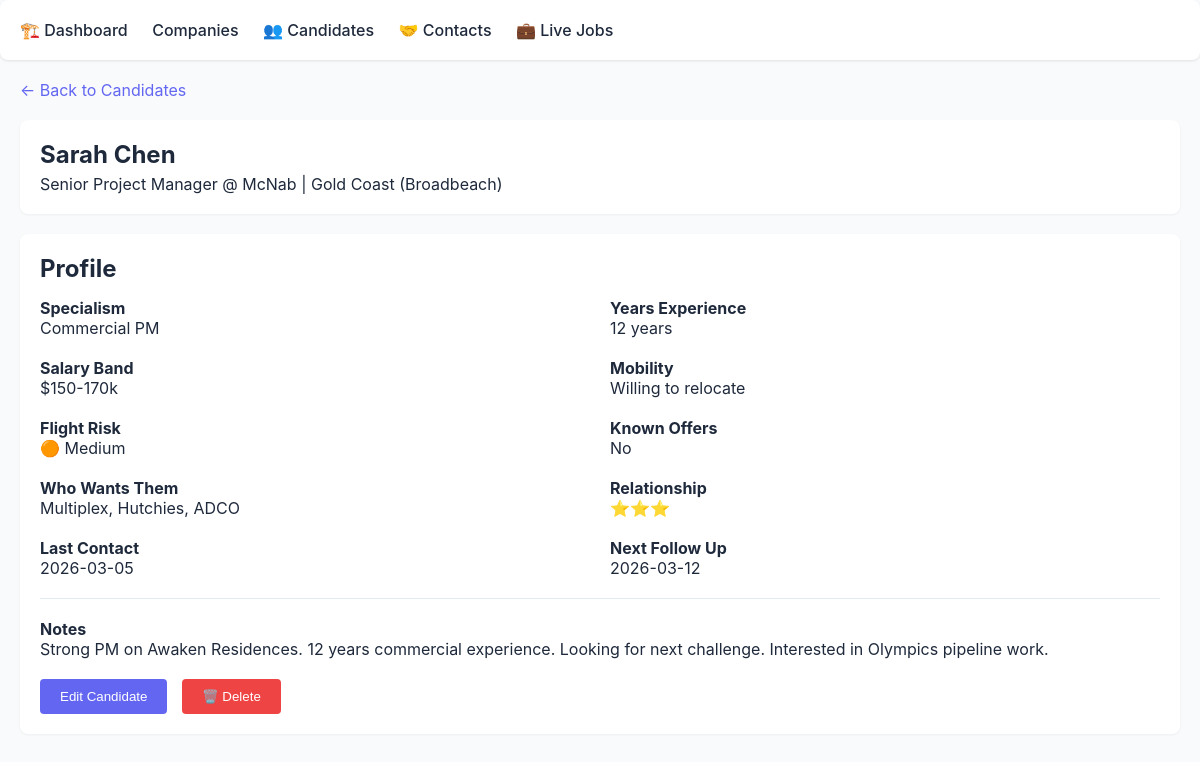
/candidate/1, run on an earlier commit of the app's database.
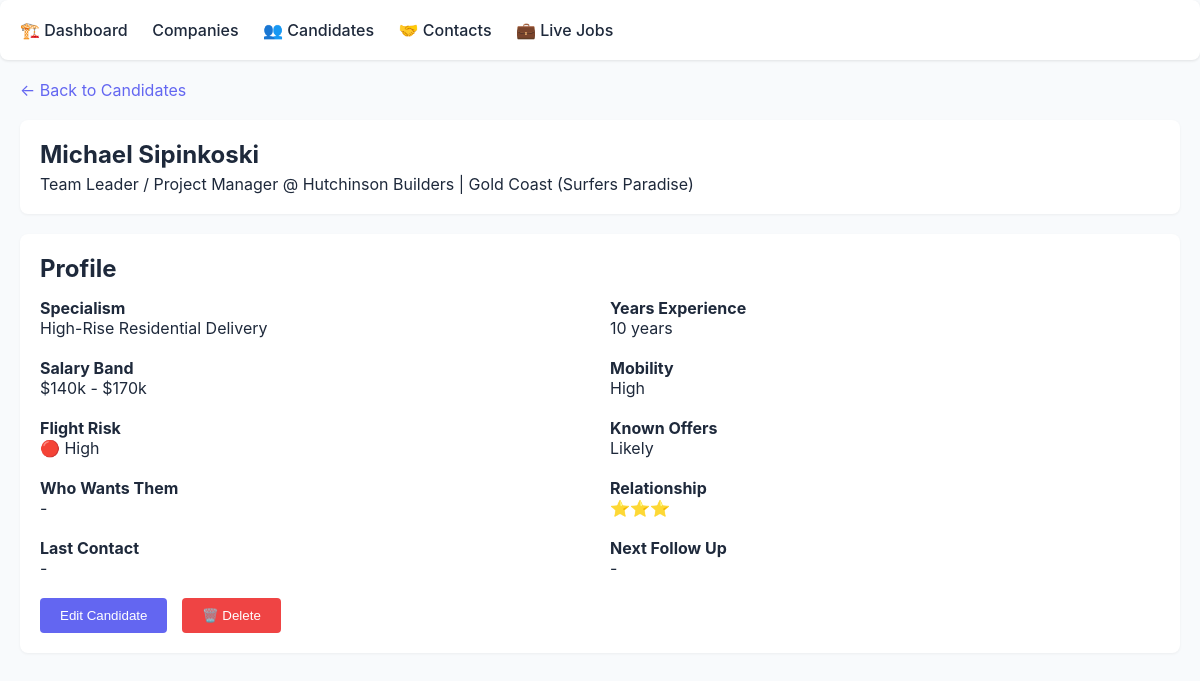
And on a later commit of the database.
### tables this page shows
CREATE TABLE candidates (
            id INTEGER PRIMARY KEY,
            name TEXT UNIQUE NOT NULL,
            current_company TEXT,
            title TEXT,
            specialism TEXT,
            years_experience INTEGER,
            salary_band TEXT,
            location TEXT,
            mobility TEXT,
            flight_risk TEXT,
            known_offers TEXT,
            who_wants_them TEXT,
            relationship_score INTEGER DEFAULT 1,
            last_contact DATE,
            next_follow_up DATE,
            notes TEXT,
            created_at TIMESTAMP DEFAULT CURRENT_TIMESTAMP,
            updated_at TIMESTAMP DEFAULT CURRENT_TIMESTAMP
        );

### app.py (the view)
@app.route('/candidate/<int:candidate_id>')
def candidate_detail(candidate_id):
    db = get_db()
    cursor = db.cursor()
    cursor.execute('SELECT * FROM candidates WHERE id = ?', (candidate_id,))
    candidate = cursor.fetchone()
    if not candidate:
        return redirect(url_for('candidates_list'))
    db.close()
    return render_template('candidate_detail.html', candidate=candidate)

### app.py (called while the page is built)
def get_db():
    db = sqlite3.connect(app.config['DATABASE'])
    db.row_factory = sqlite3.Row
    return db

### templates/candidate_detail.html (shortened to what this page needs)
{% extends "base.html" %}
{% block content %}
<div style="margin-bottom: 20px;">
  <a href="/candidates">&larr; Back to Candidates</a>
</div>
<div class="header">
  <h1>{{ candidate.name }}</h1>
  <p>{{ candidate.title }} @ {{ candidate.current_company or 'TBD' }} | {{ candidate.location }}</p>
</div>
<div style="background: white; padding: 20px; border-radius: 8px; margin-bottom: 20px; box-shadow: 0 1px 3px rgba(0,0,0,0.05);">
  <h2>Profile</h2>
  <div style="display: grid; grid-template-columns: 1fr 1fr; gap: 20px; margin-top: 15px;">
    <div>
      <h4>Specialism</h4>
      <p>{{ candidate.specialism or '-' }}</p>
    </div>
    <div>
      <h4>Years Experience</h4>
      <p>{{ candidate.years_experience or '-' }} years</p>
    </div>
    <div>
      <h4>Salary Band</h4>
      <p>{{ candidate.salary_band or '-' }}</p>
    </div>
    <div>
      <h4>Mobility</h4>
      <p>{{ candidate.mobility or '-' }}</p>
    </div>
    <div>
      <h4>Flight Risk</h4>
      <p>
        {% if candidate.flight_risk == 'High' %}
          🔴 {{ candidate.flight_risk }}
        {% elif candidate.flight_risk == 'Medium' %}
          🟠 {{ candidate.flight_risk }}
        {% else %}
          🟢 {{ candidate.flight_risk or '-' }}
        {% endif %}
      </p>
    </div>
    <div>
      <h4>Known Offers</h4>
      <p>{{ candidate.known_offers or '-' }}</p>
    </div>
    <div>
      <h4>Who Wants Them</h4>
      <p>{{ candidate.who_wants_them or '-' }}</p>
    </div>
    <div>
      <h4>Relationship</h4>
      <p>
        {% for i in range(candidate.relationship_score) %}⭐{% endfor %}
      </p>
    </div>
    <div>
      <h4>Last Contact</h4>
      <p>{{ candidate.last_contact or '-' }}</p>
    </div>
    <div>
      <h4>Next Follow Up</h4>
      <p>{{ candidate.next_follow_up or '-' }}</p>
    </div>
  </div>
  {% if candidate.notes %}
  <div style="margin-top: 20px; padding-top: 20px; border-top: 1px solid #e2e8f0;">
    <h4>Notes</h4>
    <p style="white-space: pre-wrap;">{{ candidate.notes }}</p>
  </div>
  {% endif %}
  <div style="margin-top: 20px;">
    <button class="btn" onclick="showEditForm()">Edit Candidate</button>
    <button class="btn" style="background: #ef4444; margin-left: 10px;" onclick="showDeleteConfirm()">🗑️ Delete</button>
  </div>
</div>
{% endblock %}

What changed in the data, as far as the page shows it:
changed candidates: name "Sarah Chen" → "Michael Sipinkoski"; title "Senior Project Manager" → "Team Leader / Project Manager"; current_company "McNab" → "Hutchinson Builders"; location "Gold Coast (Broadbeach)" → "Gold Coast (Surfers Paradise)"; specialism "Commercial PM" → "High-Rise Residential Delivery"; years_experience "12" → "10"; salary_band "$150-170k" → "$140k - $170k"; mobility "Willing to relocate" → "High"; known_offers "No" → "Likely"; who_wants_them "Multiplex, Hutchies, ADCO" → "-"; flight_risk "Medium" → "High"; last_contact "2026-03-05" → (not shown); next_follow_up "2026-03-12" → (not shown); notes "Strong PM on Awaken Residences. 12 years commercial experience. Looking for next challenge. Interested in Olympics pipeline work." → (not shown)
Also different on the page:
{{ candidate.last_contact or '-' }}: (not shown) → "-"
{{ candidate.next_follow_up or '-' }}: (not shown) → "-"
text no longer shown: "🟠 Notes"
